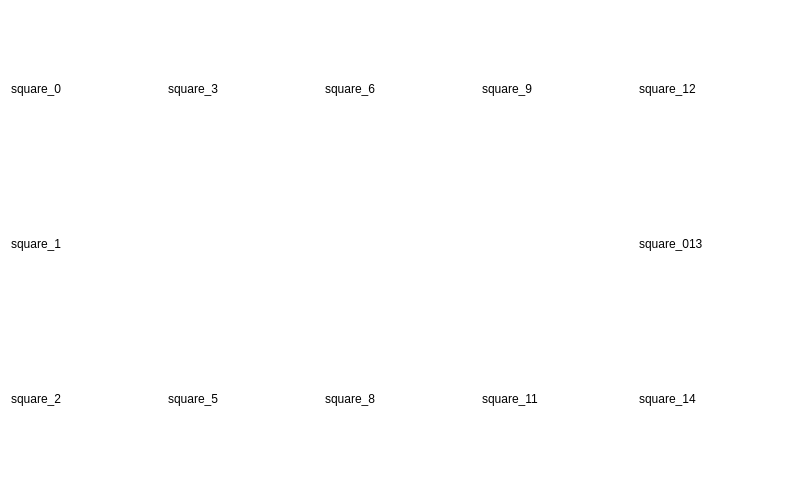
  <widget class="QFrame" name="gridFrame_8">
   <property name="geometry">
    <rect>
     <x>0</x>
     <y>0</y>
     <width>800</width>
     <height>480</height>
    </rect>
   </property>
   <property name="minimumSize">
    <size>
     <width>800</width>
     <height>480</height>
    </size>
   </property>
   <property name="maximumSize">
    <size>
     <width>800</width>
     <height>480</height>
    </size>
   </property>
   <property name="cursor">
    <cursorShape>ArrowCursor</cursorShape>
   </property>
   <property name="styleSheet">
    <string notr="true">background-color: rgb(255, 255, 255);</string>
   </property>
   <layout class="QGridLayout" name="gridLayout_8">
    <item row="2" column="3">
     <widget class="QLabel" name="square_11">
      <property name="minimumSize">
       <size>
        <width>155</width>
        <height>155</height>
       </size>
      </property>
      <property name="maximumSize">
       <size>
        <width>155</width>
        <height>155</height>
       </size>
      </property>
      <property name="text">
       <string>square_11</string>
      </property>
     </widget>
    </item>
    <item row="0" column="2">
     <widget class="QLabel" name="square_6">
      <property name="minimumSize">
       <size>
        <width>155</width>
        <height>155</height>
       </size>
      </property>
      <property name="maximumSize">
       <size>
        <width>155</width>
        <height>155</height>
       </size>
      </property>
      <property name="text">
       <string>square_6</string>
      </property>
     </widget>
    </item>
    <item row="1" column="0">
     <widget class="QLabel" name="square_1">
      <property name="minimumSize">
       <size>
        <width>155</width>
        <height>155</height>
       </size>
      </property>
      <property name="maximumSize">
       <size>
        <width>155</width>
        <height>155</height>
       </size>
      </property>
      <property name="text">
       <string>square_1</string>
      </property>
     </widget>
    </item>
    <item row="1" column="3">
     <widget class="QLabel" name="square_10">
      <property name="minimumSize">
       <size>
        <width>155</width>
        <height>155</height>
       </size>
      </property>
      <property name="maximumSize">
       <size>
        <width>155</width>
        <height>155</height>
       </size>
      </property>
      <property name="text">
       <string/>
      </property>
     </widget>
    </item>
    <item row="2" column="0">
     <widget class="QLabel" name="square_2">
      <property name="minimumSize">
       <size>
        <width>155</width>
        <height>155</height>
       </size>
      </property>
      <property name="maximumSize">
       <size>
        <width>155</width>
        <height>155</height>
       </size>
      </property>
      <property name="text">
       <string>square_2</string>
      </property>
     </widget>
    </item>
    <item row="1" column="2">
     <widget class="QLabel" name="square_7">
      <property name="minimumSize">
       <size>
        <width>155</width>
        <height>155</height>
       </size>
      </property>
      <property name="maximumSize">
       <size>
        <width>155</width>
        <height>155</height>
       </size>
      </property>
      <property name="text">
       <string/>
      </property>
     </widget>
    </item>
    <item row="0" column="1">
     <widget class="QLabel" name="square_3">
      <property name="minimumSize">
       <size>
        <width>155</width>
        <height>155</height>
       </size>
      </property>
      <property name="maximumSize">
       <size>
        <width>155</width>
        <height>155</height>
       </size>
      </property>
      <property name="text">
       <string>square_3</string>
      </property>
     </widget>
    </item>
    <item row="2" column="2">
     <widget class="QLabel" name="square_8">
      <property name="minimumSize">
       <size>
        <width>155</width>
        <height>155</height>
       </size>
      </property>
      <property name="maximumSize">
       <size>
        <width>155</width>
        <height>155</height>
       </size>
      </property>
      <property name="text">
       <string>square_8</string>
      </property>
     </widget>
    </item>
    <item row="2" column="1">
     <widget class="QLabel" name="square_5">
      <property name="minimumSize">
       <size>
        <width>155</width>
        <height>155</height>
       </size>
      </property>
      <property name="maximumSize">
       <size>
        <width>155</width>
        <height>155</height>
       </size>
      </property>
      <property name="text">
       <string>square_5</string>
      </property>
     </widget>
    </item>
    <item row="2" column="4">
     <widget class="QLabel" name="square_14">
      <property name="minimumSize">
       <size>
        <width>155</width>
        <height>155</height>
       </size>
      </property>
      <property name="maximumSize">
       <size>
        <width>155</width>
        <height>155</height>
       </size>
      </property>
      <property name="text">
       <string>square_14</string>
      </property>
     </widget>
    </item>
    <item row="0" column="3">
     <widget class="QLabel" name="square_9">
      <property name="minimumSize">
       <size>
        <width>155</width>
        <height>155</height>
       </size>
      </property>
      <property name="maximumSize">
       <size>
        <width>155</width>
        <height>155</height>
       </size>
      </property>
      <property name="text">
       <string>square_9</string>
      </property>
     </widget>
    </item>
    <item row="0" column="4">
     <widget class="QLabel" name="square_12">
      <property name="minimumSize">
       <size>
        <width>155</width>
        <height>155</height>
       </size>
      </property>
      <property name="maximumSize">
       <size>
        <width>155</width>
        <height>155</height>
       </size>
      </property>
      <property name="text">
       <string>square_12</string>
      </property>
     </widget>
    </item>
    <item row="0" column="0">
     <widget class="QLabel" name="square_0">
      <property name="minimumSize">
       <size>
        <width>155</width>
        <height>155</height>
       </size>
      </property>
      <property name="maximumSize">
       <size>
        <width>155</width>
        <height>155</height>
       </size>
      </property>
      <property name="text">
       <string>square_0</string>
      </property>
     </widget>
    </item>
    <item row="1" column="4">
     <widget class="QLabel" name="square_13">
      <property name="minimumSize">
       <size>
        <width>155</width>
        <height>155</height>
       </size>
      </property>
      <property name="maximumSize">
       <size>
        <width>155</width>
        <height>155</height>
       </size>
      </property>
      <property name="text">
       <string>square_013</string>
      </property>
     </widget>
    </item>
    <item row="1" column="1">
     <widget class="QLabel" name="square_4">
      <property name="minimumSize">
       <size>
        <width>155</width>
        <height>155</height>
       </size>
      </property>
      <property name="maximumSize">
       <size>
        <width>155</width>
        <height>155</height>
       </size>
      </property>
      <property name="text">
       <string/>
      </property>
     </widget>
    </item>
   </layout>
   <zorder>square_9</zorder>
   <zorder>square_8</zorder>
   <zorder>square_7</zorder>
   <zorder>square_6</zorder>
   <zorder>square_5</zorder>
   <zorder>square_4</zorder>
   <zorder>square_3</zorder>
   <zorder>square_2</zorder>
   <zorder>square_14</zorder>
   <zorder>square_13</zorder>
   <zorder>square_12</zorder>
   <zorder>square_11</zorder>
   <zorder>square_10</zorder>
   <zorder>square_1</zorder>
   <zorder>square_0</zorder>
  </widget>
